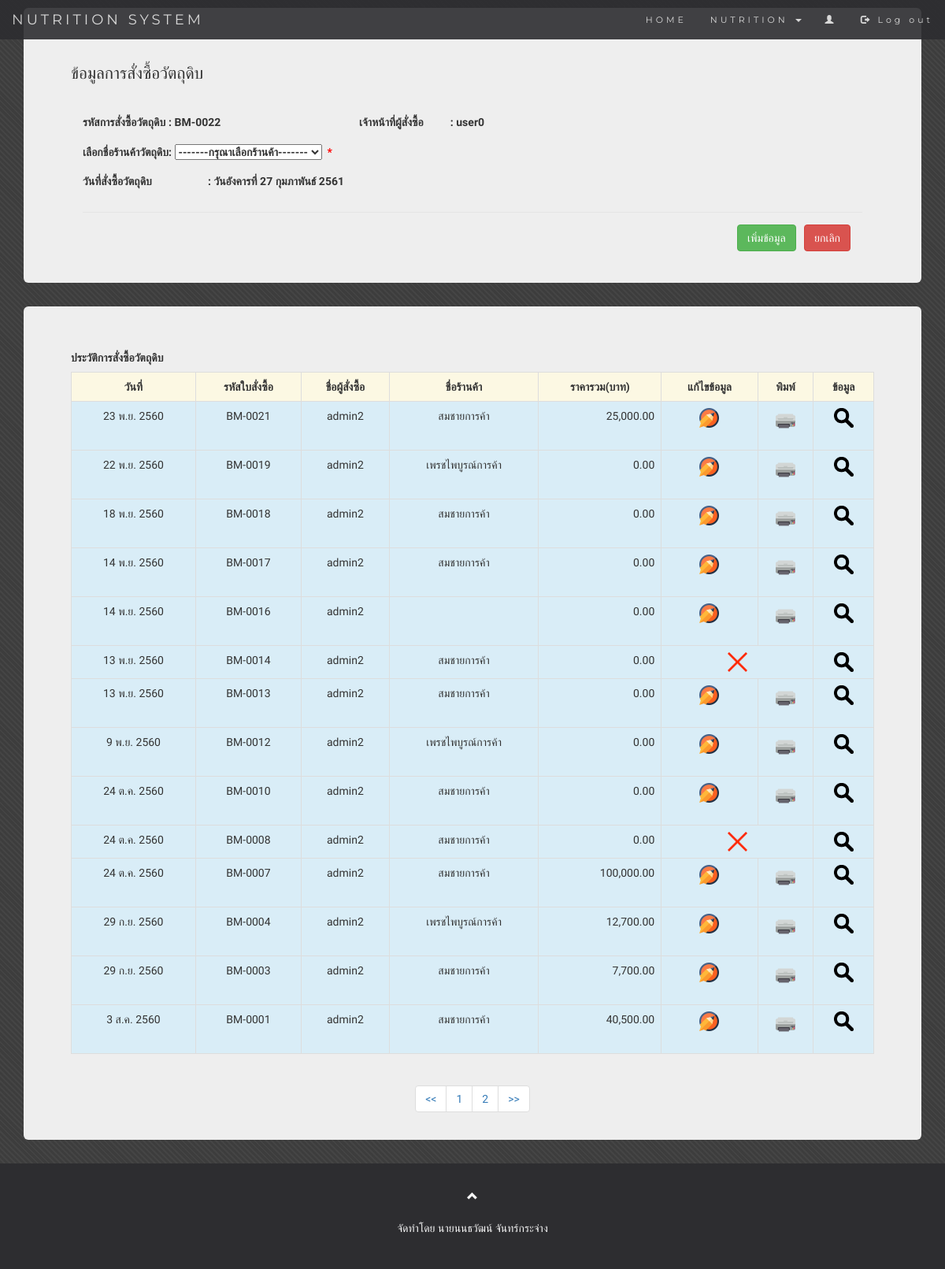
The page /insert_buymaterial.php (signed in) on the database its author committed.
### tables this page shows
CREATE TABLE `buymeterial` (
  `id_mat` varchar(20) NOT NULL,
  `user_name` varchar(20) NOT NULL,
  `res_name` varchar(20) NOT NULL,
  `date` date NOT NULL,
  `total_mat` varchar(20) DEFAULT NULL,
  `typebuy` varchar(1) NOT NULL,
  `print` varchar(2) NOT NULL,
  `status` int(1) NOT NULL
);

### insert_buymaterial.php (the view, shortened to what this page needs)
<?php
$username=$_SESSION["Username"];
include 'header.php';
?>
<div class="container">
		<div class="jumbotron">
			<?php
			@include('conn.php');
			$strSQL = "SELECT MAX(id_mat) FROM buymeterial";
			$objQuery = mysql_query($strSQL, $connect1);
			while ($objReSult = mysql_fetch_array($objQuery)) {
			 $result= $objReSult["MAX(id_mat)"];
			 $ina="";
				 for($a=0;$a<Strlen($result);$a++){
				 if($a>=2)$ina =$ina.intval($result[$a])  ;
				 }
				 $id= "BM-".sprintf("%04d", $ina+1);
			}
			 ?>
      <br>
      <p>ข้อมูลการสั่งซื้อวัตถุดิบ</p>
            <div class="modal-body">
          	<form method="post" action="#" >
							<table>
								<tr><td><h4>รหัสการสั่งซื้อวัตถุดิบ</td><td><h4>: <?php echo $id ; ?>
								<input type="hidden" name="idmat" value="<?php echo $id ; ?>"></h4></td>
								<td width=150 align=center><h4>เจ้าหน้าที่ผู้สั่งซื้อ</td><td><h4>: <?php echo $username ; ?>
								<input type="hidden" name="idname" value="<?php echo $username ; ?>"></h4></td>
								<tr><td><h4>เลือกชื่อร้านค้าวัตถุดิบ</td><td><h4>: <select id="dep" required name="dep" onchange="document.getElementById('selected_text').value=this.options[this.selectedIndex].text">
								  <option value="" disabled selected>-------กรุณาเลือกร้านค้า-------</option>
								  <?
								    @include('conn.php');
								  ?>
								<?
								$strDate=date('d-m-Y');
									$strYear = date("Y",strtotime($strDate))+543;
									$strMonth= date("n",strtotime($strDate));
									$strDay= date("j",strtotime($strDate));
									$strDays= date("l",strtotime($strDate));
									$strDayCut = Array("Monday"=>"วันจันทรที่","Tuesday"=>"วันอังคารที่","Wednesday"=>"วันพุธที่","Thursday"=>"วันพฤหัสบดีที่","Friday"=>"วันศุกรที่","Saturday"=>"วันเสารที่","Sunday"=>"วันอาทิตย์ที่");
									$strMonthCut = Array("","มกราคม","กุมภาพันธ์","มีนาคม","เมษายน","พฤษภาคม","มิถุนายน","กรกฎาคม","สิงหาคม","กันยายน","ตุลาคม","พฤษจิกายน","ธันวาคม");
									$strMonthThai=$strMonthCut[$strMonth];
									$strDaysThai = $strDayCut[$strDays];
									$date=$strDaysThai." ".$strDay." ".$strMonthThai." ".$strYear;
								?>
							</select> <font color="red">&nbsp;*</font></table>
							<table>
									<tr>
							<td  width=159 align=left><h4>วันที่สั่งซื้อวัตถุดิบ</td><td><h4>:&nbsp;<?php echo $date; ?><input type="hidden" name="date" value="<?php echo date('Y-m-d'); ?>"></h4></td></tr>
							<tr><td><br></table><div class="modal-footer"><input type="submit" class="btn btn-success" name="submit" value="เพิ่มข้อมูล" >&nbsp;&nbsp;</td>
							<td><a href="index.php"><button type="button" class="btn btn-danger" data-dismiss="modal" onclick="return confirm('ต้องการยกเลิกการแก้ไข?')">ยกเลิก</button>
						</a>
							</form>
							 </div>
              </div>
		</div>
			<div class="jumbotron">
<?php
$perpage = 20;
if (isset($_GET['page']) && $_GET['page'] != 0) {
	$page = $_GET['page'];
} else {
	$page = 1;
}
$start = ($page - 1) * $perpage;
$strSQL = "SELECT * FROM buymeterial WHERE typebuy= '1' order by id_mat desc LIMIT {$start},{$perpage}";
$objQuery = mysql_query($strSQL,$connect1) or die("Error Query [".$strSQL."]");
 ?>
		 <h4>ประวัติการสั่งซื้อวัตถุดิบ</h4>
		 <table class="table table-striped table-bordered">
			 <tr class="warning">
		     <th><div align="center">วันที่</div></th>
		     <th><div align="center">รหัสใบสั่งซื้อ</div></th>
		     <th><div align="center">ชื่อผู้สั่งซื้อ</div></th>
		     <th><div align="center">ชื่อร้านค้า</div></th>
		 		<th><div align="center">ราคารวม(บาท)</div></th>
		 		<th><div align="center">แก้ไขข้อมูล</div></th>
		 		<th><div align="center">พิมพ์</div></th>
				<th><div align="center">ข้อมูล</div></th>
		   </tr>
			 <?php
while ($objReSult = mysql_fetch_array($objQuery)) {
$aa = $objReSult["id_mat"];
	$strDate=date('d-m-Y', strtotime($objReSult["date"]));
		$strYear = date("Y",strtotime($strDate))+543;
		$strMonth= date("n",strtotime($strDate));
		$strDay= date("j",strtotime($strDate));
		$strMonthCut = Array("","ม.ค.","ก.พ.","มี.ค.","เม.ย.","พ.ค.","มิ.ย.","ก.ค.","ส.ค.","ก.ย.","ต.ค.","พ.ย.","ธ.ค.");
		$strMonthThai=$strMonthCut[$strMonth];
		$date=$strDay." ".$strMonthThai." ".$strYear;
			  ?>
				<tr class ="info">
			  <td><div align = "center"><?php echo $date;?></div></td>
			  <td><div align = "center"><? echo $objReSult["id_mat"];?></div></td>
				<td><div align = "center"><? echo $objReSult["user_name"];?></div></td>
				<td><div align = "center"><? echo $objReSult["res_name"];?></div></td>
				<td><div align = "right"><? echo number_format($objReSult["total_mat"],2);?></div></td>
				<?php
				if($objReSult["status"]==1){
				 ?>
				<td colspan=2><div align = "center"><img src='img/close.png' width=25></div></td>
<?php
}else{ ?>
				<td><div align = "center"><a href="select_buymat.php?id=<? echo $objReSult['id_mat'];?>" onclick="return confirm('ต้องการแก้ไขข้อมูลนี้?')"><b><font color="blue"><img src='img/edit.png' width=25></font></b></a></td>
				<td><div align = "center"><p style="text-align:center;"><a href="suc_buymat.php?id=<? echo $objReSult['id_mat'];?>"><b><font color="blue"><img src='img/print.png' width=25></font></b></a></p></td>
		 <?php
}
?>
<td><div align = "center"><a data-toggle="modal" data-target="#myModal" OnClick="setModal('<?php echo $aa; ?>')"  href="#myModal" ><img src='img/sssss.png' width=25></a></div></td>
</tr>
<?php
	 } ?>
	 </table>
	 <?php
		 $sql2 = "SELECT * FROM buymeterial";
		 $query2 = mysql_query($sql2, $connect1);
		 $total_record = mysql_num_rows($query2);
		 $total_page = ceil($total_record / $perpage);
		?>
	 <nav align="center" aria-label="Page navigation example">
		 <ul class="pagination">
			 <li class="page-item"><a class="page-link" href="insert_buymaterial.php?page=<?php echo ($page-1); ?>" aria-label="Previous"><span aria-hidden="true"><<</span></a></li>
			 <?php for($i=1;$i<=$total_page;$i++){ ?>
				<li><a href="insert_buymaterial.php?page=<?php echo $i; ?>"><?php echo $i; ?></a></li>
			 <?php } ?>
			 <li class="page-item"><a class="page-link" href="insert_buymaterial.php?page=<?php echo ($page+1); ?>" aria-label="Next"><span aria-hidden="true">>></span></a></li>
		 </ul>
	 </nav>
		</div>
<?php include 'footer.php'; ?>

### css/css/myStyle2.css (style rules this page uses)
body { background-color: #3D3D3D; background-image: repeating-linear-gradient(45deg, transparent, transparent 3px, rgba(76,76,76,.5) 3px, rgba(76,76,76,.5) 5px); color: #333333; }
.jumbotron { padding-bottom:10px!important; }
.jumbotron h4 { font-size: 14px; font-weight: bold; }

### header.php (style rules this page uses)
body { font-family: 'Kanit', sans-serif; }

### rows shown on the page
buymeterial: date "23 พ.ย. 2560", id_mat "BM-0021", user_name "admin2", res_name "สมชายการค้า", total_mat "25,000.00"
buymeterial: date "22 พ.ย. 2560", id_mat "BM-0019", user_name "admin2", res_name "เพรชไพบูรณ์การค้า", total_mat "0.00"
buymeterial: date "18 พ.ย. 2560", id_mat "BM-0018", user_name "admin2", res_name "สมชายการค้า", total_mat "0.00"
buymeterial: date "14 พ.ย. 2560", id_mat "BM-0017", user_name "admin2", res_name "สมชายการค้า", total_mat "0.00"
buymeterial: date "14 พ.ย. 2560", id_mat "BM-0016", user_name "admin2", total_mat "0.00"
buymeterial: date "13 พ.ย. 2560", id_mat "BM-0014", user_name "admin2", res_name "สมชายการค้า", total_mat "0.00", status 1 (drawn)
buymeterial: date "13 พ.ย. 2560", id_mat "BM-0013", user_name "admin2", res_name "สมชายการค้า", total_mat "0.00"
buymeterial: date "9 พ.ย. 2560", id_mat "BM-0012", user_name "admin2", res_name "เพรชไพบูรณ์การค้า", total_mat "0.00"
buymeterial: date "24 ต.ค. 2560", id_mat "BM-0010", user_name "admin2", res_name "สมชายการค้า", total_mat "0.00"
buymeterial: date "24 ต.ค. 2560", id_mat "BM-0008", user_name "admin2", res_name "สมชายการค้า", total_mat "0.00", status 1 (drawn)
buymeterial: date "24 ต.ค. 2560", id_mat "BM-0007", user_name "admin2", res_name "สมชายการค้า", total_mat "100,000.00"
buymeterial: date "29 ก.ย. 2560", id_mat "BM-0004", user_name "admin2", res_name "เพรชไพบูรณ์การค้า", total_mat "12,700.00"
buymeterial: date "29 ก.ย. 2560", id_mat "BM-0003", user_name "admin2", res_name "สมชายการค้า", total_mat "7,700.00"
buymeterial: date "3 ส.ค. 2560", id_mat "BM-0001", user_name "admin2", res_name "สมชายการค้า", total_mat "40,500.00"

### other values the page prints
$id "BM-0022"
$username "user0"
$date "วันอังคารที่ 27 กุมภาพันธ์ 2561"
